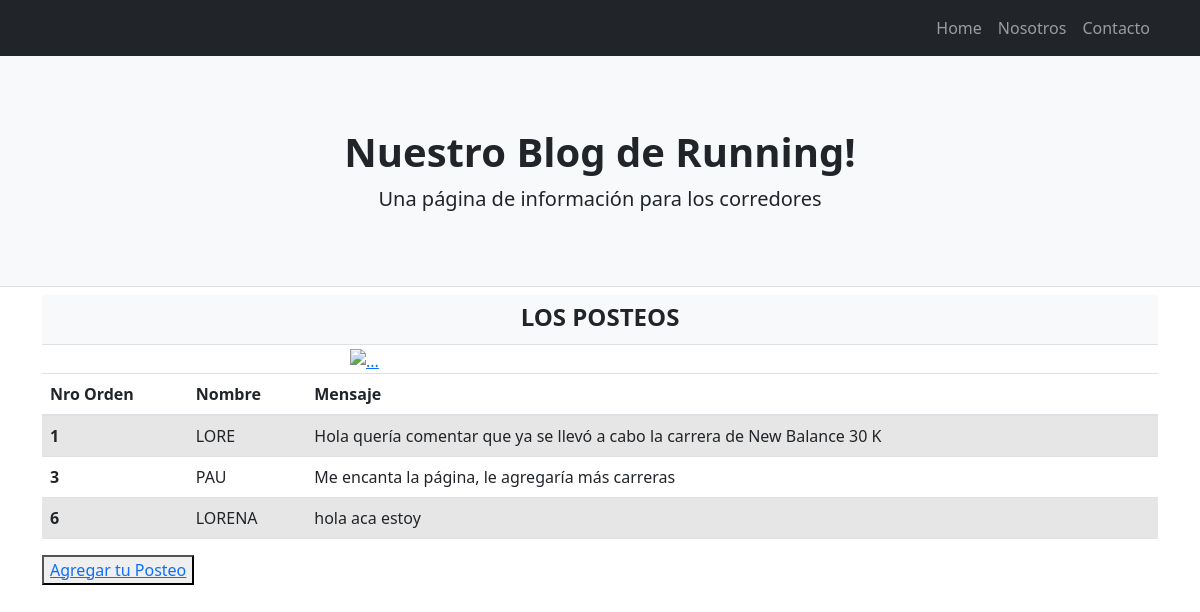
The page /app_running/post on the database its author committed.
### app_running/models.py (models this page shows)
class Post(models.Model):
    nombre = models.CharField(max_length=50)
    mensaje = models.TextField()

### app_running/views.py (the view)
def post (request):
    post = Post.objects.all()
    dicc = {"post" : post}
    plantilla = loader.get_template ("post.html")
    documento = plantilla.render (dicc)
    return HttpResponse(documento)

### app_running/template/post.html
<!DOCTYPE html>
{% extends "padre2.html" %}
{% load static %}
{% block contenido %}
<header class="py-1 bg-light border-bottom mb-1">
  <div class="container">
      <div class="text-center my-1">
          <h4 class="fw-bolder">LOS POSTEOS</h4>
      </div>
  </div>
</header>
<a href="#!"><img class="mx-auto d-block" src="https://images.pexels.com/photos/789371/pexels-photo-789371.jpeg?auto=compress&cs=tinysrgb&w=1260&h=750&dpr=1" alt="..." width="500" heigth="350" /></a>
    <table class="table table-striped">
        <thead>
          <tr>
            <th scope="col">Nro Orden</th>
            <th scope="col">Nombre</th>
            <th scope="col">Mensaje</th>
          </tr>
        </thead>
        <tbody>
            {% for n in post %}
            <tr>
                <th scope="row">{{n.id}}</th>
                <td>{{n.nombre}}</td>
                <td>{{n.mensaje}}</td>
            </tr>
            {% endfor %}
        </tbody>
      </table>
      <button>
        <a href="alta_post">Agregar tu Posteo</a>
      </button>
{% endblock %}

### rows shown on the page
Post: id "1", nombre "LORE", mensaje "Hola quería comentar que ya se llevó a cabo la carrera de New Balance 30 K"
Post: id "3", nombre "PAU", mensaje "Me encanta la página, le agregaría más carreras"
Post: id "6", nombre "LORENA", mensaje "hola aca estoy"
